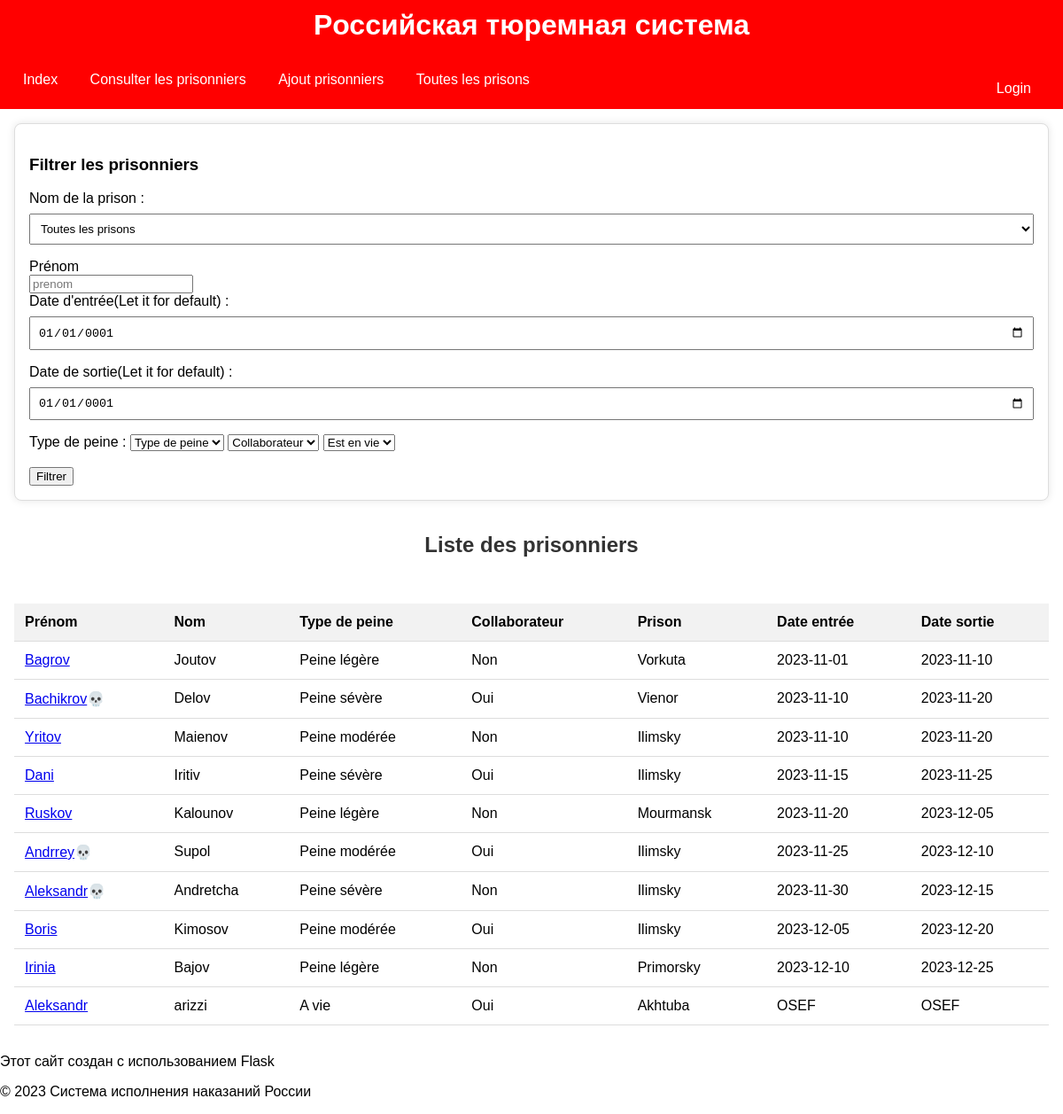
The app's page /Touslesprisonniers with its own data.
### tables this page shows
CREATE TABLE peine (
    id INTEGER PRIMARY KEY NOT NULL,
    user_id INT,
    type_de_peine VARCHAR(100),
    collaborateur BOOLEAN,
    entry_date DATE,
    out_door DATE,
    FOREIGN KEY (user_id) REFERENCES prisonners(id)
);

CREATE TABLE "prisonners" (
	"id"	INTEGER,
	"prenom"	VARCHAR(100),
	"nom"	VARCHAR(100),
	"birthday"	DATE,
	"type_de_peine"	VARCHAR(100),
	"collaborateur"	BOOLEAN,
	"prison_id"	INT,
	"image"	TEXT,
	"isAlive"	INTEGER,
	FOREIGN KEY("prison_id") REFERENCES "prison"("id"),
	PRIMARY KEY("id" AUTOINCREMENT)
);

CREATE TABLE "prison" (
	"id"	INTEGER,
	"name_prison"	VARCHAR(200),
	"oblast"	VARCHAR(100),
	"number_of_prisonners"	INT,
	"capacityPrison"	INT,
	"prison_Type"	VARCHAR(100),
	"long"	REAL,
	"lat"	REAL,
	"image"	INTEGER,
	PRIMARY KEY("id" AUTOINCREMENT)
);

### app.py (the view)
@app.route("/Touslesprisonniers", methods=['GET', 'POST'])
def Touslesprisonniers():
    if request.method=="GET":
        prenom=request.args.get('prenom', default="default",type=str )
        prisons=func.Prison.getAllPrisons()
        nom_ville=request.args.get('prisonFilter', default="default", type=str)
        entry_date=request.args.get('entryDateFilter', default="default", type=str)
        out_date=request.args.get('outDoorDateFilter', default="default", type=str)
        isAlive=request.args.get('isAlive', default="default", type=str)
        type_de_peine=request.args.get('type_de_peine', default="default", type=str)
        collaborateur=request.args.get('collaborateur', default="default", type=str)
        if(str(entry_date)=="0001-01-01"):
            entry_date="default"
        if(str(out_date)=="0001-01-01"):
            out_date="default"
        if str(prenom)=="":
            prenom="default"
        test=func.Prisonnier.filterPrisonnersCrossedFilter(prenom, type_de_peine, collaborateur, nom_ville, entry_date, out_date, isAlive)
        print(test)
        if(prenom != "default" or nom_ville != "default" or entry_date != "default" or out_date != "default" or isAlive != "default" or type_de_peine!= "default" or collaborateur != "default"):
            return render_template("Touslesprisonniers.html", prisonniers=test, prisons=prisons)
        else:
            prisonniers=func.Prisonnier.getAllPrisonners()
            return render_template("Touslesprisonniers.html", prisonniers=prisonniers, prisons=prisons)

### classes.py (called while the page is built)
def connect_database(database_path):
    return sqlite3.connect(database_path)

    def getAllPrisons():
        conn =connect_database('goodDB.db')
        cursor = conn.cursor()
        prisons=cursor.execute("SELECT * FROM prison").fetchall()
        return prisons

    def getAllPrisonners():
        conn = connect_database('goodDB.db')
        cursor = conn.cursor()
        query = """
        SELECT prisonners.id, prisonners.prenom, prisonners.nom, prisonners.type_de_peine,
               prisonners.collaborateur, prison.name_prison, peine.entry_date, peine.out_door, prisonners.isAlive
        FROM prisonners
        JOIN prison ON prisonners.prison_id = prison.id
		JOIN peine ON prisonners.id = peine.user_id
        """
        prisonners = cursor.execute(query).fetchall()
        conn.close()
        return prisonners

### templates/Touslesprisonniers.html (shortened to what this page needs)
<!DOCTYPE html>
<html lang="en">
<head>
</head>
<body>
{% extends 'layout.html' %}
{% block content %}
<div class="filter-container">
    <h3>Filtrer les prisonniers</h3>
    <form action="#" method="get">
        <label for="prisonFilter" class="filter-label">Nom de la prison :</label>
        <select id="prisonFilter" name="prisonFilter" class="filter-input">
            <option value="default">Toutes les prisons</option>
        </select>
        <label>Prénom</label>
        <br>
        <input type="text" id="prenom" name="prenom" placeholder="prenom">
        <label for="entryDateFilter" class="filter-label">Date d'entrée(Let it for default) :</label>
        <input type="date" id="entryDateFilter" name="entryDateFilter" class="filter-input" value="0001-01-01">
        <label for="outDoorDateFilter" class="filter-label">Date de sortie(Let it for default) :</label>
        <input type="date" id="outDoorDateFilter" name="outDoorDateFilter" class="filter-input" value="0001-01-01">
        <label for="type_de_peine">Type de peine :</label>
        <select id="type_de_peine" name="type_de_peine">
            <option value="default">Type de peine</option>
        </select>
        <select id="collaborateur" name="collaborateur">
            <option value="default">Collaborateur</option>
        </select>
        <select id="isAlive" name="isAlive">
            <option value="default">Est en vie</option>
        </select>
        <br>
        <br>
        <button type="submit">Filtrer</button>
    </form>
</div>
    <div class="prisoner-container">
        <h2>Liste des prisonniers</h2>
        {% if prisonniers %}
            <table>
                <thead>
                    <tr>
                        <th>Prénom</th>
                        <th>Nom</th>
                        <th>Type de peine</th>
                        <th>Collaborateur</th>
                        <th>Prison</th>
                        <th>Date entrée</th>
                        <th>Date sortie</th>
                    </tr>
                </thead>
                <tbody>
                    {% for prisonnier in prisonniers %}
                        <tr>
                            <td><a href="http://localhost:5000/ConsultPrisonner?id={{prisonnier[0]}}">  {{ prisonnier[1] }}</a>{{ '' if prisonnier[8] else '&#x1F480;'|safe }}</td>
                            <td>{{ prisonnier[2] }}</td>
                            <td>{{ prisonnier[3] }}</td>
                            <td>{{ 'Oui' if prisonnier[4] else 'Non' }}</td>
                            <td>{{ prisonnier[5] }}</td>
                            <td>{{ prisonnier[6] }}</td>
                            <td>{{ prisonnier[7] }}</td>
                        </tr>
                    {% endfor %}
                </tbody>
            </table>
        {% else %}
            <p>Aucun prisonnier trouvé.</p>
        {% endif %}
    </div>
{% endblock %}

### templates/Touslesprisonniers.html (style rules this page uses)
h2 { color: #333; }
.prisoner-container { display: flex; flex-wrap: wrap; gap: 16px; justify-content: space-around; }
table { width: 100%; border-collapse: collapse; margin-top: 16px; }
th, td { padding: 12px; text-align: left; border-bottom: 1px solid #ddd; }
th { background-color: #f2f2f2; }
.filter-container { margin-bottom: 16px; padding: 16px; background-color: #fff; border: 1px solid #ddd; border-radius: 8px; box-shadow: 0 0 10px rgba(0, 0, 0, 0.1); }
.filter-label { display: block; margin-bottom: 8px; }
.filter-input { width: 100%; padding: 8px; box-sizing: border-box; margin-bottom: 16px; }

### templates/layout.html (style rules this page uses)
body { font-family: Arial, sans-serif; margin: 0; padding: 0; box-sizing: border-box; }

### records on screen
peine: prenom "Bagrov", nom "Joutov", type_de_peine "Peine légère", name_prison "Vorkuta", entry_date "2023-11-01", out_door "2023-11-10"
prisonners: collaborateur "Non"
peine: prenom "Bachikrov", nom "Delov", type_de_peine "Peine sévère", name_prison "Vienor", entry_date "2023-11-10", out_door "2023-11-20"
prisonners: isAlive "💀", collaborateur "Oui"
peine: prenom "Yritov", nom "Maienov", type_de_peine "Peine modérée", name_prison "Ilimsky", entry_date "2023-11-10", out_door "2023-11-20"
prisonners: collaborateur "Non"
peine: prenom "Dani", nom "Iritiv", type_de_peine "Peine sévère", name_prison "Ilimsky", entry_date "2023-11-15", out_door "2023-11-25"
prisonners: collaborateur "Oui"
peine: prenom "Ruskov", nom "Kalounov", type_de_peine "Peine légère", name_prison "Mourmansk", entry_date "2023-11-20", out_door "2023-12-05"
prisonners: collaborateur "Non"
peine: prenom "Andrrey", nom "Supol", type_de_peine "Peine modérée", name_prison "Ilimsky", entry_date "2023-11-25", out_door "2023-12-10"
prisonners: isAlive "💀", collaborateur "Oui"
peine: prenom "Aleksandr", nom "Andretcha", type_de_peine "Peine sévère", name_prison "Ilimsky", entry_date "2023-11-30", out_door "2023-12-15"
prisonners: isAlive "💀", collaborateur "Non"
peine: prenom "Boris", nom "Kimosov", type_de_peine "Peine modérée", name_prison "Ilimsky", entry_date "2023-12-05", out_door "2023-12-20"
prisonners: collaborateur "Oui"
peine: prenom "Irinia", nom "Bajov", type_de_peine "Peine légère", name_prison "Primorsky", entry_date "2023-12-10", out_door "2023-12-25"
prisonners: collaborateur "Non"
peine: prenom "Aleksandr", nom "arizzi", type_de_peine "A vie", name_prison "Akhtuba", entry_date "OSEF", out_door "OSEF"
prisonners: collaborateur "Oui"
